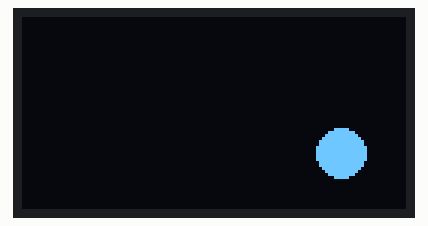
This sketch was run on a simulated Arduino Uno, built with avr-gcc and run on an emulated ATmega328P. Parts: 128×64 one-colour display. Random numbers use the default seed unless the sketch sets one.

Above: at 0.18 s.
At 5.08 s:
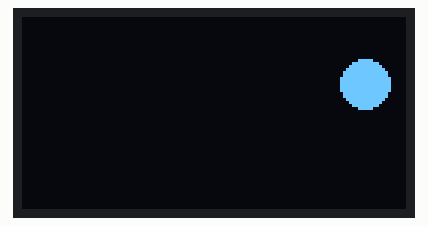
At 10.12 s:
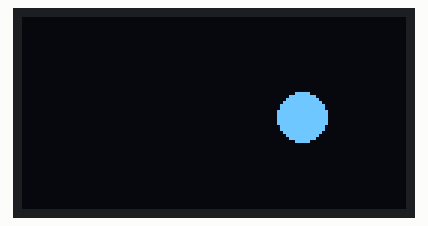
At 20.07 s:
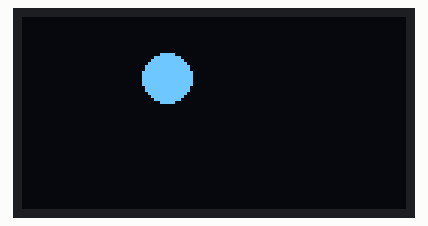
At 30.01 s:
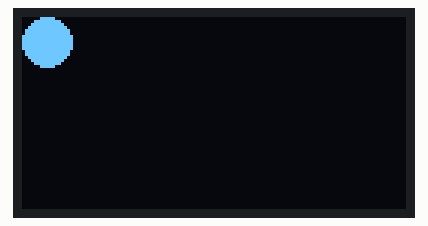
At 39.96 s:
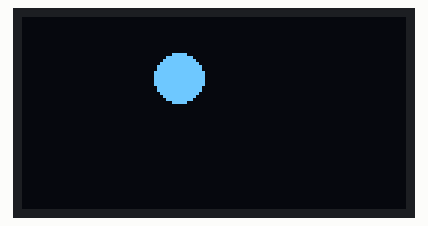

The sketch:

bouncy.ino
```cpp
#include <Wire.h>
#include <U8g2lib.h>
#define PI 3.1415926535897932384626433832795

U8G2_SSD1306_128X64_NONAME_F_HW_I2C u8g2(U8G2_R0, U8X8_PIN_NONE);

float screen_width =128;
float screen_height=64;
float ball_x=screen_width/2;
float ball_y=screen_height/2;
float ball_radius = 4;
float ball_angle  = 0;
float ball_speed = 10.0;

void setup()
{
  Serial.begin(9600);
  Wire.begin();
  u8g2.begin();
  u8g2_prepare();
  randomSeed(analogRead(0));
  ball_angle = random(1, 360);

  ball_radius = random(1, 10);
  ball_speed = random(1, 15);

  ball_x = random(10, 118);
  ball_y = random(10, 54);
}

void u8g2_prepare(void)
{
  u8g2.enableUTF8Print();
  u8g2.setFont(u8g2_font_9x18B_tf);
  u8g2.setFontRefHeightExtendedText();
  u8g2.setDrawColor(1);
  u8g2.setFontPosTop();
  u8g2.setFontDirection(0);
}

void showball()
{
    u8g2.drawStr( 0, 0, "Bouncy Ball");
    u8g2.clearBuffer(); // clear the internal memory
  //  u8g2.drawFrame(1,1,127,63);
    u8g2.drawDisc(ball_x,ball_y,ball_radius);
    u8g2.sendBuffer();
}

void loop()
{
  ball_x += cos(ball_angle) * ball_speed;
  ball_y += sin(ball_angle) * ball_speed;

  if ( ball_x - ball_radius < 0 )
  {
     ball_x = ball_radius;
     ball_angle = PI - ball_angle;
  }
  else if ( ball_x + ball_radius > screen_width )
  {
     ball_x = screen_width - ball_radius;
     ball_angle = PI - ball_angle;
  }

  if ( ball_y < ball_radius )
  {
     ball_y = ball_radius;
     ball_angle = ( PI * 2 ) - ball_angle;
  }
  else if ( ball_y + ball_radius > screen_height )
  {
     ball_y = screen_height - ball_radius;
     ball_angle = ( PI * 2 ) - ball_angle;
  }

  showball();
  delay(1);
}
```
